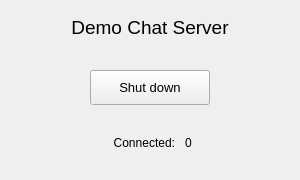
<?xml version="1.0" encoding="UTF-8"?>
<ui version="4.0">
 <class>MainWindow</class>
 <widget class="QMainWindow" name="MainWindow">
  <property name="geometry">
   <rect>
    <x>0</x>
    <y>0</y>
    <width>300</width>
    <height>180</height>
   </rect>
  </property>
  <property name="sizePolicy">
   <sizepolicy hsizetype="Fixed" vsizetype="Fixed">
    <horstretch>0</horstretch>
    <verstretch>0</verstretch>
   </sizepolicy>
  </property>
  <property name="minimumSize">
   <size>
    <width>300</width>
    <height>180</height>
   </size>
  </property>
  <property name="maximumSize">
   <size>
    <width>300</width>
    <height>180</height>
   </size>
  </property>
  <property name="contextMenuPolicy">
   <enum>Qt::NoContextMenu</enum>
  </property>
  <property name="windowTitle">
   <string>Demo Chat Server</string>
  </property>
  <widget class="QWidget" name="centralwidget">
   <property name="sizePolicy">
    <sizepolicy hsizetype="Fixed" vsizetype="Fixed">
     <horstretch>0</horstretch>
     <verstretch>0</verstretch>
    </sizepolicy>
   </property>
   <widget class="QLabel" name="label">
    <property name="geometry">
     <rect>
      <x>10</x>
      <y>15</y>
      <width>280</width>
      <height>25</height>
     </rect>
    </property>
    <property name="font">
     <font>
      <pointsize>14</pointsize>
     </font>
    </property>
    <property name="text">
     <string>Demo Chat Server</string>
    </property>
    <property name="alignment">
     <set>Qt::AlignCenter</set>
    </property>
   </widget>
   <widget class="QPushButton" name="shutDownButton">
    <property name="geometry">
     <rect>
      <x>90</x>
      <y>70</y>
      <width>120</width>
      <height>35</height>
     </rect>
    </property>
    <property name="font">
     <font>
      <pointsize>10</pointsize>
     </font>
    </property>
    <property name="text">
     <string>Shut down</string>
    </property>
   </widget>
   <widget class="QLabel" name="label_2">
    <property name="geometry">
     <rect>
      <x>45</x>
      <y>130</y>
      <width>130</width>
      <height>25</height>
     </rect>
    </property>
    <property name="font">
     <font>
      <pointsize>9</pointsize>
     </font>
    </property>
    <property name="text">
     <string>Connected:</string>
    </property>
    <property name="alignment">
     <set>Qt::AlignRight|Qt::AlignTrailing|Qt::AlignVCenter</set>
    </property>
   </widget>
   <widget class="QLabel" name="connectCount">
    <property name="geometry">
     <rect>
      <x>185</x>
      <y>130</y>
      <width>60</width>
      <height>25</height>
     </rect>
    </property>
    <property name="font">
     <font>
      <pointsize>9</pointsize>
     </font>
    </property>
    <property name="text">
     <string>0</string>
    </property>
    <property name="alignment">
     <set>Qt::AlignLeading|Qt::AlignLeft|Qt::AlignVCenter</set>
    </property>
   </widget>
  </widget>
 </widget>
 <resources/>
 <connections/>
</ui>
